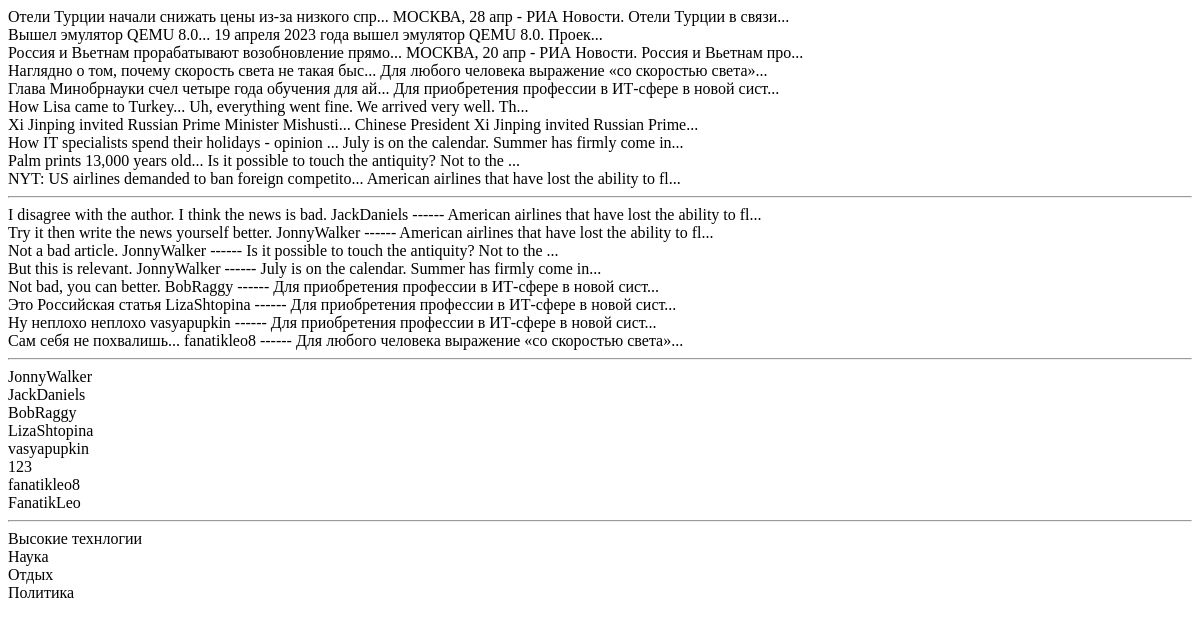
Page /news/index/ on the earlier database version.
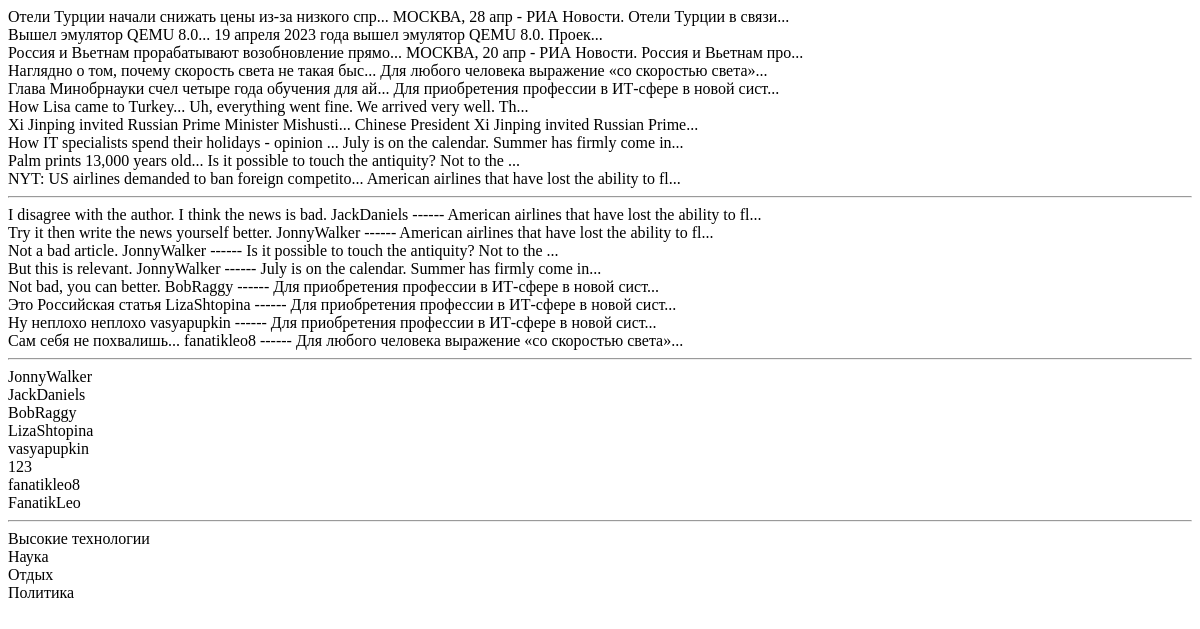
Same page on the later database version.
### News/models.py (models this page shows)
class Category(models.Model):
    category_name = models.CharField(max_length=255, unique=True)
    subscribers = models.ManyToManyField(User, related_name='categories')
    def __str__(self):
        return f'{self.category_name}'
    class Meta:
        verbose_name = gettext_lazy('Category')
        verbose_name_plural = gettext_lazy('Categories')

### News/views.py (the view)
# urls.py: path('index/', index),
def index(requests):
    posts = Post.objects.all()
    comments = Comment.objects.all()
    authors = Author.objects.all()
    categories = Category.objects.all()
    return render(requests, 'index.html',
                  context={'posts': posts, 'comments': comments, 'authors': authors, 'categories': categories})

### News/models.py (called while the page is built)
    def __str__(self):
        return f'{self.author_user.username}'

    def __str__(self):
        return f'{self.post_title[0:50]}... {self.post_text[0:50]}...'

    def __str__(self):
        return f'{self.comment_text} {self.comment_user.username} ------ {self.comment_post.post_text[0:50]}...'

### News/templates/News/index.html
<html>
<head></head>
<body>
{% for x in posts %}
{{ x }}
<br>
{% endfor %}
<hr>
{% for x in comments %}
{{ x }}
<br>
{% endfor %}
<hr>
{% for x in authors %}
{{ x }}
<br>
{% endfor %}
<hr>
{% for x in categories %}
{{ x }}
<br>
{% endfor %}
</body>
</html>

Differences in the rows shown:
changed Category: category_name "Высокие технлогии" → "Высокие технологии"
